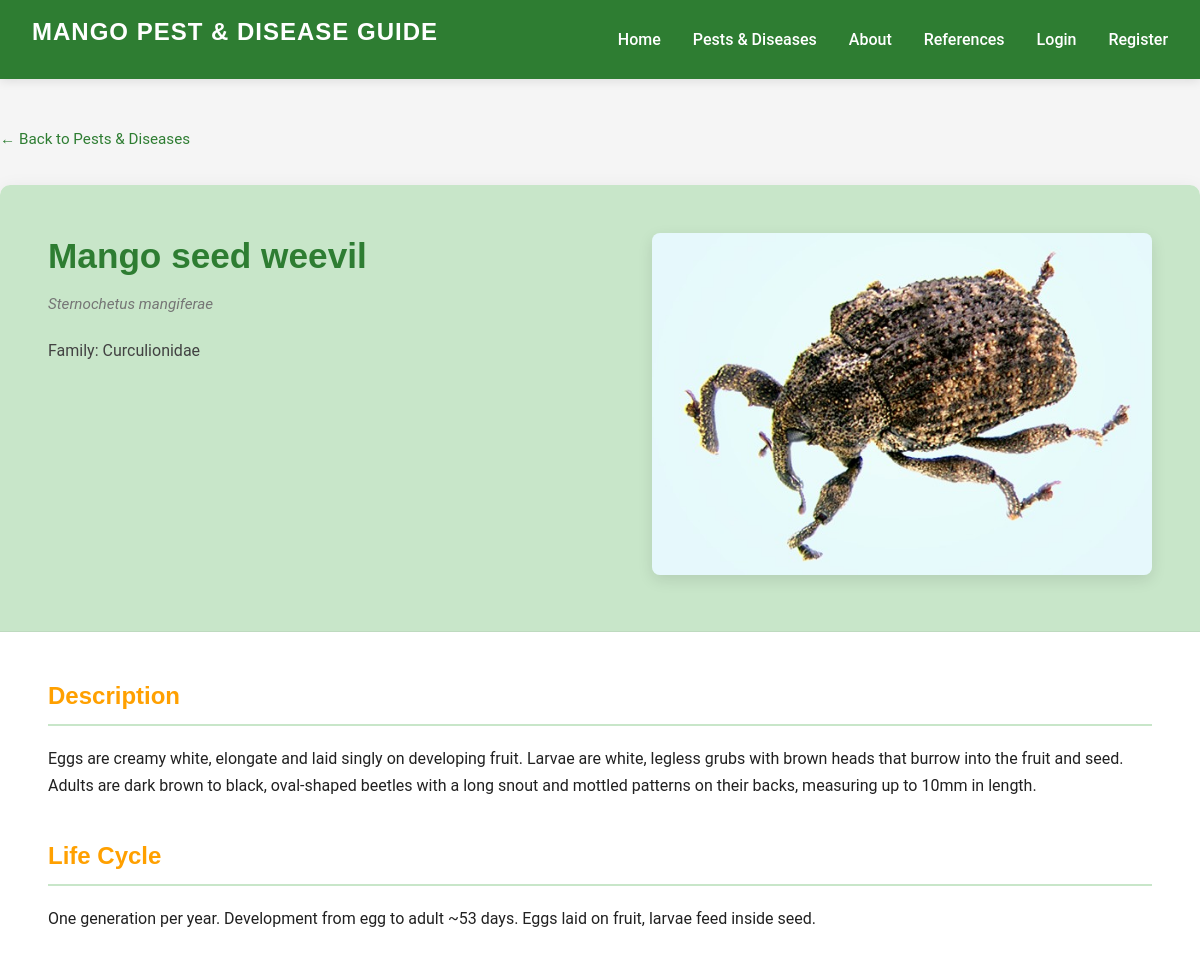
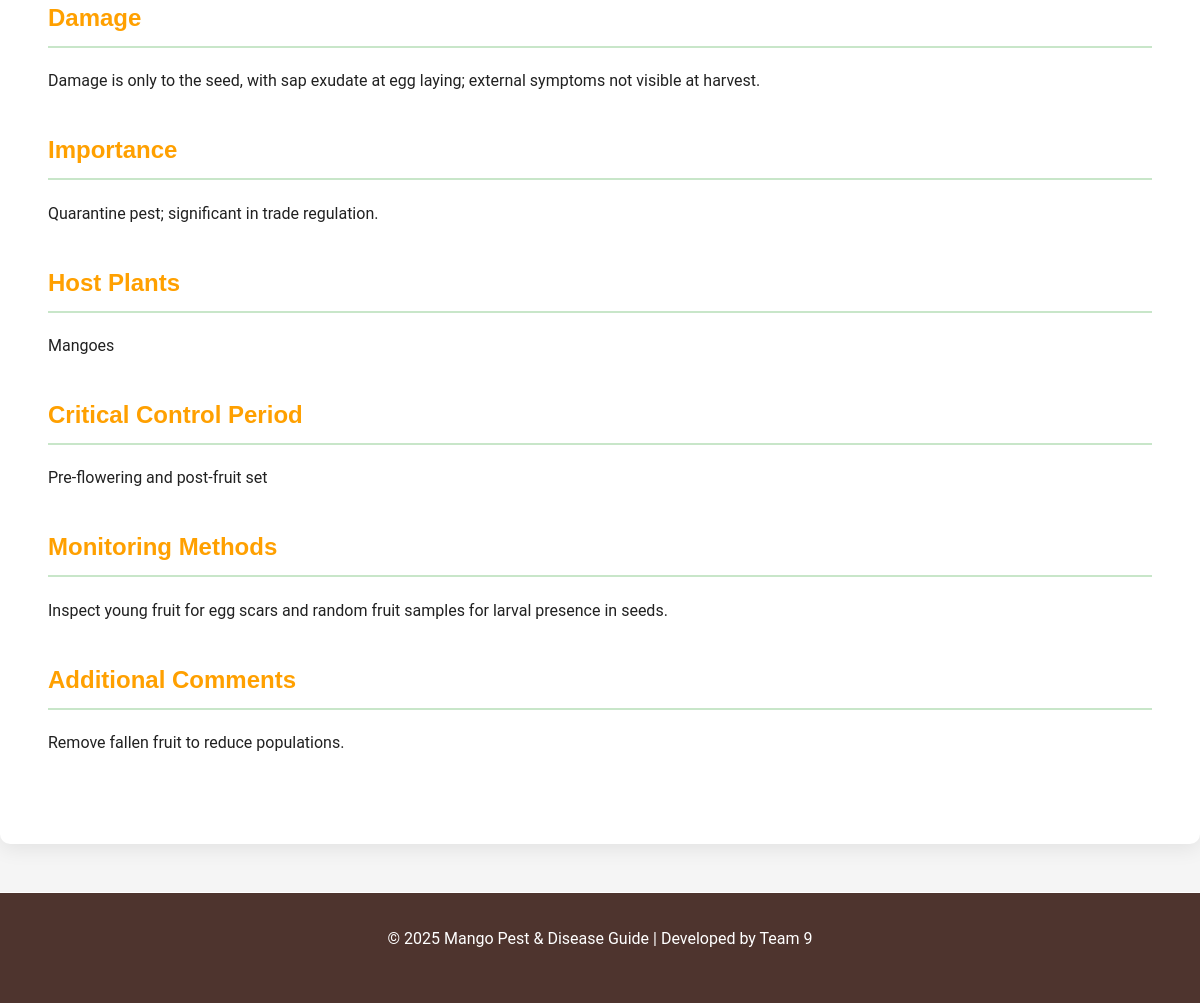
The page /pest/1/ on the database its author committed (2 pictures, top to bottom).
### catalog/models.py (models this page shows, shortened)
class Pest(models.Model):
    common_name = models.CharField(max_length=100)
    scientific_name = models.CharField(max_length=100)
    family = models.CharField(max_length=50)
    description = models.TextField()
    life_cycle = models.TextField()
    damage_description = models.TextField()
    importance = models.TextField()
    hosts = models.CharField(max_length=200)
    critical_control_period = models.CharField(max_length=100)
    monitoring = models.TextField()
    comments = models.TextField(blank=True)
    image_url = models.CharField(max_length=255, blank=True)  # or use FileField/URLField

### catalog/views.py (the view)
# urls.py: path('<str:item_type>/<int:item_id>/', views.pest_detail_view, name='pest_detail'),
def pest_detail_view(request, item_type, item_id):
    if item_type == 'pest':
        item = get_object_or_404(Pest, pk=item_id)
    elif item_type == 'disease':
        item = get_object_or_404(Disease, pk=item_id)
    else:
        return HttpResponseNotFound("Page not Found")
    return render(request, 'catalog/detail.html', {'item': item, 'item_type': item_type})

### catalog/templates/catalog/detail.html (shortened to what this page needs)
{% extends "base.html" %}
{% load static %}
{% block content %}
<main class="container detail-page">
    <div class="breadcrumb">
        <a href="{% url 'pest_list' %}">← Back to Pests & Diseases</a>
    </div>
    <div class="detail-container">
        <div class="detail-header">
            <div class="detail-info">
                <h1>{{ item.common_name }}</h1>
                <p class="scientific-name"><em>{{ item.scientific_name }}</em></p>
                {% if item.family %}
                <p class="family-name">Family: {{ item.family }}</p>
                {% endif %}
            </div>
            {% if item.image_url %}
            <div class="detail-image">
                <img src="{% static item.image_url %}" alt="{{ item.common_name }}">
            </div>
            {% endif %}
        </div>
        <div class="detail-content">
            {% if item_type == 'pest' %}
            <div class="detail-section">
                <h2>Description</h2>
                <p>{{ item.description }}</p>
            </div>
            <div class="detail-section">
                <h2>Life Cycle</h2>
                <p>{{ item.life_cycle }}</p>
            </div>
            <div class="detail-section">
                <h2>Damage</h2>
                <p>{{ item.damage_description }}</p>
            </div>
            <div class="detail-section">
                <h2>Importance</h2>
                <p>{{ item.importance }}</p>
            </div>
            <div class="detail-section">
                <h2>Host Plants</h2>
                <p>{{ item.hosts }}</p>
            </div>
            <div class="detail-section">
                <h2>Critical Control Period</h2>
                <p>{{ item.critical_control_period }}</p>
            </div>
            <div class="detail-section">
                <h2>Monitoring Methods</h2>
                <p>{{ item.monitoring }}</p>
            </div>
            {% if item.comments %}
            <div class="detail-section">
                <h2>Additional Comments</h2>
                <p>{{ item.comments }}</p>
            </div>
            {% endif %}
            {% endif %}
        </div>
    </div>
</main>
{% endblock %}

### static/css/style.css (style rules this page uses)
:root { --primary-green: #2e7d32; --secondary-green: #388e3c; --light-green: #c8e6c9; --primary-yellow: #ffa000; --secondary-yellow: #ffb300; --light-yellow: #fff8e1; --dark-brown: #4e342e; --light-gray: #f5f5f5; --white: #ffffff; --text-dark: #212121; --text-medium: #424242; --text-light: #757575; --font-main: 'Roboto', 'Segoe UI', sans-serif; --font-headings: 'Montserrat', 'Arial', sans-serif; }
* { margin: 0; padding: 0; box-sizing: border-box; }
body { font-family: var(--font-main); font-size: 16px; line-height: 1.7; color: var(--text-dark); background-color: var(--white); }
h1, h2, h3, h4, h5, h6 { font-family: var(--font-headings); font-weight: 600; line-height: 1.3; margin-bottom: 1rem; }
p { margin-bottom: 1.2rem; }
a { text-decoration: none; color: var(--primary-green); transition: all 0.3s ease; }
.container { width: 100%; max-width: 1200px; margin: 0 auto; padding: 0 20px; }
.scientific-name { color: var(--text-light); font-size: 0.95rem; margin-bottom: 1.2rem; }
.detail-page { padding: 3rem 0; background-color: var(--light-gray); }
.breadcrumb { margin-bottom: 2rem; font-size: 0.95rem; }
.breadcrumb a { color: var(--primary-green); display: inline-flex; align-items: center; transition: color 0.3s ease; }
.detail-container { background-color: var(--white); border-radius: 10px; box-shadow: 0 5px 20px rgba(0, 0, 0, 0.08); overflow: hidden; }
.detail-header { display: flex; flex-wrap: wrap; padding: 3rem; background-color: var(--light-green); border-bottom: 1px solid rgba(0, 0, 0, 0.05); }
.detail-info { flex: 1; min-width: 300px; }
.detail-info h1 { color: var(--primary-green); margin-bottom: 0.8rem; font-size: 2.2rem; }
.family-name, .type { color: var(--text-medium); font-size: 1rem; margin-top: 0.5rem; }
.detail-image { flex: 1; min-width: 300px; max-width: 500px; margin-left: 2rem; }
.detail-image img { width: 100%; height: auto; border-radius: 8px; box-shadow: 0 5px 15px rgba(0, 0, 0, 0.1); }
.detail-content { padding: 3rem; }
.detail-section { margin-bottom: 2.5rem; }
.detail-section h2 { color: var(--primary-yellow); margin-bottom: 1.2rem; padding-bottom: 0.8rem; border-bottom: 2px solid var(--light-green); font-size: 1.5rem; }
html, body { height: 100%; margin: 0; }
body { display: flex; flex-direction: column; }

### rows shown on the page
Pest: common_name "Mango seed weevil", scientific_name "Sternochetus mangiferae", family "Curculionidae", image_url (picture), description "Eggs are creamy white, elongate and laid singly on developing fruit. Larvae are white, legless grubs with brown heads that burrow into the fruit and seed. Adults are dark brown to black, oval-shaped beetles with a long snout and mottled patterns on their backs, measuring up to 10mm in length.", life_cycle "One generation per year. Development from egg to adult ~53 days. Eggs laid on fruit, larvae feed inside seed.", damage_description "Damage is only to the seed, with sap exudate at egg laying; external symptoms not visible at harvest.", importance "Quarantine pest; significant in trade regulation.", hosts "Mangoes", critical_control_period "Pre-flowering and post-fruit set", monitoring "Inspect young fruit for egg scars and random fruit samples for larval presence in seeds.", comments "Remove fallen fruit to reduce populations."
